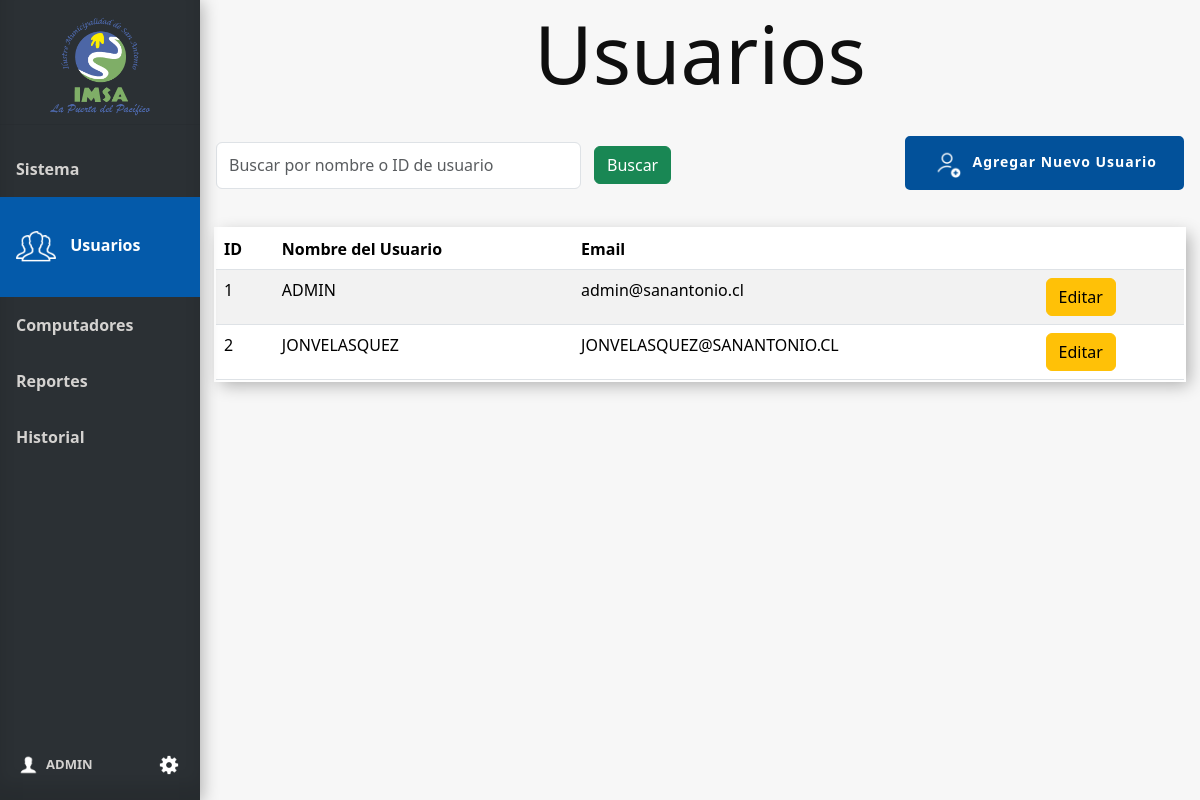
The page /usuarios (signed in) on the database its author committed.
### tables this page shows
CREATE TABLE Usuario (
    Id_usuario INTEGER PRIMARY KEY AUTOINCREMENT,
    Nombre_user VARCHAR(100),
    Email VARCHAR(100),
    Psw VARCHAR(100)
);

### app.py (the view)
@app.route('/usuarios', methods=['GET'])
@login_required
def usuarios():
    conn = get_db_connection()
    search_query = request.args.get('search', '')
    query = '''SELECT Usuario.Id_usuario, Usuario.Nombre_user, Usuario.Email FROM Usuario Where 1 = 1'''
    pcs = conn.execute("SELECT * FROM Pc").fetchall()
    params = []
    if search_query:
        query += ' AND (Usuario.Nombre_user LIKE ?  OR Usuario.Id_usuario LIKE ?)'
        params.extend(['%' + search_query + '%', '%' + search_query + '%'])
    users = conn.execute(query, params).fetchall()
    conn.close()
    return render_template('usuarios.html', users=users, pcs=pcs,  user=current_user)

### app.py (called while the page is built)
@login_manager.user_loader
def load_user(user_id):
    return Usuario.get_by_id(user_id)

def get_db_connection():
    conn = sqlite3.connect('database.db')
    conn.row_factory = sqlite3.Row
    return conn

### model.py (called while the page is built)
def get_db_connection():
    conn = sqlite3.connect('database.db')
    conn.row_factory = sqlite3.Row
    return conn

    @staticmethod
    def get_by_id(id_usuario):
        conn = get_db_connection()
        user_data = conn.execute('SELECT * FROM Usuario WHERE Id_usuario = ?', (id_usuario,)).fetchone()
        conn.close()
        if user_data:
            return Usuario(user_data['Id_usuario'], user_data['Nombre_user'], user_data['Email'], user_data['psw'])
        return None

### templates/usuarios.html (shortened to what this page needs)
{% extends 'base.html' %}
{% block head %}
<link rel="stylesheet" href="{{ url_for('static', filename='css/style_usuarios.css') }}">
{% endblock %}
{% block content %}
<h1 class="block-effect" style="--td:0.3s">
    <div class="block-reveal" style="--bc: #2b3034; --d: 0.5s">Usuarios</div>
</h1>
<div class="head">
    <div class="filtros">
        <form method="get" action="{{ url_for('usuarios') }}" id="filtro-form">
            <div class="filtro">
                <input class="form-control me-2" type="search" name="search"
                    placeholder="Buscar por nombre o ID de usuario" aria-label="Search"
                    value="{{ request.args.get('search', '') }}">
                <button class="btn btn-success" type="submit">Buscar</button>
            </div>
        </form>
    </div>
    <div class="Botones_Usuario">
        <button class="button_slide slide_left" data-bs-toggle="modal" data-bs-target="#ModalAgregarUsuario"><img
                id="agregar" src="{{ url_for('static', filename='img/icon-agregar-usuario.png') }}" alt="icon-agregar"
                width="30px"><b>Agregar Nuevo Usuario</b></button>
    </div>
</div>
{% if users %}
<table class="table table-responsive-md table-striped mt-3">
    <thead>
        <tr>
            <th>ID</th>
            <th>Nombre del Usuario</th>
            <th class="responsive">Email</th>
            <th></th>
        </tr>
    </thead>
    <tbody>
        {% for row in users %}
        <tr>
            <td>{{ row['Id_usuario'] }}</td>
            <td>{{ row['Nombre_user'] }}</td>
            <td class="responsive">{{ row['email'] }}</td>
            <td>
                <a href="{{ url_for('editar_usuario', id=row['Id_usuario']) }}" class="btn btn-warning">Editar</a>
            </td>
        </tr>
        {% endfor %}
    </tbody>
</table>
{% else %}
<tr>
    <div class="alert alert-danger" role="alert">
        No existen registros.
    </div>
</tr>
{% endif %}
{% endblock %}

### templates/base.html (shortened to what this page needs)
<!doctype html>
<html lang="es">
<head>
  {% block head %} {% endblock %}
  <link rel="stylesheet" href="{{ url_for('static', filename='css/style_base.css') }}">
  <link href="https://cdn.jsdelivr.net/npm/bootstrap@5.3.3/dist/css/bootstrap.min.css" rel="stylesheet"
>
</head>
<body>
  <div class="sidebar" style="display: flex; flex-direction: column; height: 100vh;">
    <div class="tituloMenu">
      <img src="{{ url_for('static', filename='img/logo.png') }}" alt="Logo-IMSA" width="100px">
    </div>
    <hr>
    <a href="{{ url_for('index') }}" class="slide_right {% if request.endpoint == 'index' %}active{% endif %}">
      <b>Sistema</b>
    </a>
    <a href="{{ url_for('usuarios') }}" class="slide_right {% if request.endpoint == 'usuarios' %}active{% endif %}">
      <img id="icon-usuarios" class="menu-icon {% if request.endpoint == 'usuarios' %}show{% endif %}"
        src="{{ url_for('static', filename='img/icon-usuarios.png') }}" alt="icon-Usuarios">
      <b>Usuarios</b>
    </a>
    <a href="{{ url_for('computadores') }}"
      class="slide_right {% if request.endpoint == 'computadores' %}active{% endif %}">
      <b>Computadores</b>
    </a>
    <a href="{{ url_for('reportes') }}" class="slide_right {% if request.endpoint == 'reportes' %}active{% endif %}">
      <b>Reportes</b>
    </a>
    <a href="{{ url_for('historial') }}" class="slide_right {% if request.endpoint == 'historial' %}active{% endif %}">
      <b>Historial</b>
    </a>
    <div class="menuAbajo">
      <div class="bodyCuenta">
        <a href="{{ url_for('logout') }}" id="cuenta">
          <img src="{{ url_for('static', filename='img/icon-usuario.png') }}" alt="" width="20px"><b style="font-size: small;">{{ user.nombre_usuario}}</b>
        </a>
      </div>
      <div class="ajustes">
        <a href="{{ url_for('ajustes') }}"> <img id="icon-ajuste" src="{{ url_for('static', filename='img/icon-ajuste.png') }}" alt="logoAjuste"></a>
      </div>
    </div>
  </div>
  <div class="content">
    {% block content %}
    {% endblock %}
  </div>
</body>
</html>

### static/css/style_usuarios.css (style rules this page uses)
* { margin: 0; padding: 0; }
.head { display: flex; width: 100%; justify-content: space-between; }
#agregar { margin-right: 10px; }
.Botones_Usuario { display: flex; align-items: center; }

### static/css/style_base.css (style rules this page uses)
body { margin: 0; font-family: "Lato", sans-serif; background-color: #2b3034; height: 100vh; }
.content { background-color: #f7f7f7; height: 100vh; }
*, *::before, *::after { margin: 0; padding: 0; box-sizing: border-box; }
body { font-family: -apple-system, BlinkMacSystemFont, 'Segoe UI', Roboto, Oxygen, Ubuntu, Cantarell, 'Open Sans', 'Helvetica Neue', sans-serif; }
.block-effect { font-size: calc(8px + 6vw); }
.block-reveal { --t: calc(var(--td) + var(--d)); color: transparent; padding: 4px; position: relative; overflow: hidden; animation: revealBlock 0s var(--t) forwards; }
.block-reveal::after { content: ''; width: 0%; height: 100%; padding-bottom: 4px; position: absolute; top: 0; left: 0; background: var(--bc); animation: revealingIn var(--td) var(--d) forwards, revealingOut var(--td) var(--t) forwards; }
h1 { text-align: center; }
.tituloMenu { display: flex; flex-direction: column; margin-top: 10px; margin-bottom: 10px; align-items: center; height: 11%; }
.sidebar { margin: 0; padding: 0; width: 200px; background-color: #2b3034; position: fixed; height: 100%; overflow: auto; box-shadow: inset 0 -1em 1em rgba(0, 0, 0, 0.1), 0.1em 0.1em 1em rgba(0, 0, 0, 0.3); }
.sidebar > a { display: flex; align-items: center; color: #d4d2d0; padding: 16px; text-decoration: none; display: inline-block; cursor: pointer; box-shadow: inset 0 0 0 0 #00213e; -webkit-transition: ease-out 0.4s; -moz-transition: ease-out 0.4s; transition: ease-out 0.4s; }
.sidebar > a.active { background-color: #045aaa; color: white; padding-top: 15%; padding-bottom: 15%; }
.button_slide { color: #FFF; border: 2px solid #02519a; background-color: #02519a; border-radius: 5px; padding: 10px 25px 10px 25px; display: inline-block; font-size: 14px; letter-spacing: 1px; cursor: pointer; box-shadow: inset 0 0 0 0 #00213e; -webkit-transition: ease-out 0.4s; -moz-transition: ease-out 0.4s; transition: ease-out 0.4s; }
div.content { margin-left: 200px; padding: 1px 16px; height: 100%; }
.menu-icon { display: none; width: 40px; margin-right: 10px; }
.sidebar a.active .menu-icon, .sidebar a:hover .menu-icon { display: inline-block; }
.menuAbajo { display: flex; margin-top: auto; color: #d4d2d0; padding: 16px 16px 25px 16px; justify-content: space-around; }
.menuAbajo a { color: #d4d2d0; text-decoration: none; cursor: pointer; }
.bodyCuenta { width: 80%; display: flex; justify-content: start; align-content: center; }
#cuenta { display: flex; justify-content: start; margin-top: auto; }
#cuenta img { margin-right: 8px; }
.ajustes { width: 15%; display: flex; justify-content: center; align-content: center; }
#icon-ajuste { width: 20px; }
.head { height: 100px; }
.filtros { width: 50%; display: flex; align-items: center; justify-content: space-around; }
.filtro { margin-top: 1%; padding-right: 1%; display: flex; flex-direction: row; width: 100%; }
#filtro-form { width: 100%; }
.filtro>button { margin: 1% 5% 1% 1%; }
.table { box-shadow: inset 0 -3em 3em rgba(0, 0, 0, 0.1), 0 0 0 2px rgb(255, 255, 255), 0.3em 0.3em 1em rgba(0, 0, 0, 0.3); margin-top: 2%; }

### rows shown on the page
Usuario: nombre_usuario "ADMIN", Id_usuario "1", Nombre_user "ADMIN", email "admin@sanantonio.cl"
Usuario: Id_usuario "2", Nombre_user "JONVELASQUEZ", email "JONVELASQUEZ@SANANTONIO.CL"
